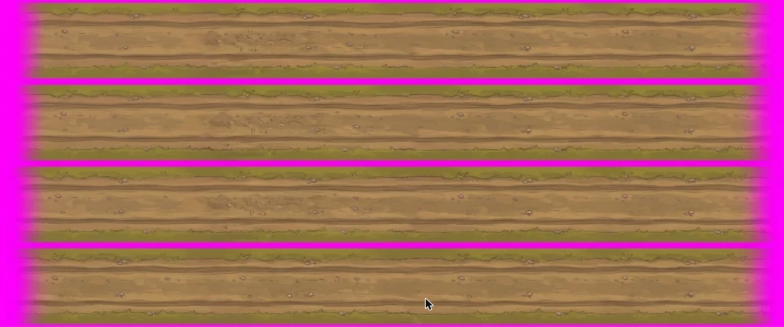
#> input picture dev/art-roads/sheet2-tracks.png, 1568 x 653 px, found by its file name (shown at 1/2 size)
$ python build-roads.py dev/art-roads/sheet2-tracks.png dev/art-roads/sheet3-paved.png
#> lines starting #> are read from the running program, lines starting #| are printed output that depends on the picture
### dev/defringe.py
# Heather and flower beds are purple too, so ground tiles get only the edge pass.
# Takes the magenta fringe off a cut-out sprite: a pink-tinged pixel on the edge of the picture
# (red and blue both well above green, next to a transparent one) goes, twice over. Shared by
# dev/build-terrain.py and dev/build-landmarks.py.

def defringe(im, passes=3, inner=False):
    im = im.convert('RGBA'); W, H = im.size; px = im.load()
    # Landmarks only (`inner`): magenta caught inside the picture (between lattice girders, under arches), blended with what's
    # behind it: red and blue both far above green and close to each other. Gone wherever it is.
    for y in range(H if inner else 0):
        for x in range(W):
            r, g, b, a = px[x, y]
            if a and r - g > 55 and b - g > 55 and abs(r - b) < 70: px[x, y] = (0, 0, 0, 0)
    # A nearly invisible rim pixel would shield the pink one inside it: gone first.
    for y in range(H):
        for x in range(W):
            if 0 < px[x, y][3] < 40: px[x, y] = (0, 0, 0, 0)
    for _ in range(passes):
        drop = []
        for y in range(H):
            for x in range(W):
                r, g, b, a = px[x, y]
                if a == 0 or not (r - g > 22 and b - g > 14): continue
                if any(not (0 <= x + dx < W and 0 <= y + dy < H) or px[x + dx, y + dy][3] == 0 for dx, dy in ((1, 0), (-1, 0), (0, 1), (0, -1))):
                    drop.append((x, y))
        for x, y in drop: px[x, y] = (0, 0, 0, 0)
    return im

### dev/build-roads.py
# The cardio road's painted pieces (a worn dirt track and the cobbled lane it is paved into, made in Gemini to match the ground tiles: long level
# strips on magenta, one per row) cut into short lengths with soft ends and packed into icons/roads.webp,
# with their places in js/map/roads-atlas.js. Generic pictures, so the sheet lives in the repo.
#
#   python dev/build-roads.py dev/art-roads/sheet2-tracks.png dev/art-roads/sheet3-paved.png
#
# Only the first ROWS strips are used (the capture of the fourth caught the mouse pointer).
import sys, os, json
from PIL import Image
sys.path.insert(0, os.path.dirname(os.path.abspath(__file__)))
from defringe import defringe

ROWS = 3
PER_ROW = 2          # pieces cut from each strip
RATIO = 4.4          # a piece's length over its width (two must fit in one strip's usable length)
FADE = 0.12          # how much of each end fades out
HEIGHT = 44          # a piece's height in the atlas
root = os.path.dirname(os.path.dirname(os.path.abspath(__file__)))

def magenta(p):
    r, g, b, _ = p
    return r - g > 35 and b - g > 10

def cut_sheet(path):
#> called with path = 'dev/art-roads/sheet2-tracks.png'
    sheet = Image.open(path).convert('RGBA')
#> sheet is the input picture: PIL image 1568x653 RGBA; mean R, G, B, A 163.4, 103.3, 95.6, 255
    W, H = sheet.size
#> W = 1568; H = 653
    px = sheet.load()
    # The strips: runs of rows where most of the middle of the row is track, not magenta.
    bands, start = [], None
    for y in range(H):
        track = sum(1 for x in range(W // 4, 3 * W // 4, 4) if not magenta(px[x, y])) > (W // 2) / 4 * 0.8
        if track and start is None: start = y
        if not track and start is not None:
            if y - start > 40: bands.append((start, y))
            start = None
#> this loop made 653 passes
#> track on pass 1: False
    if start is not None and H - start > 40: bands.append((start, H))
    bands = bands[:ROWS]

    # Where the strips' own (pink-blended) ends are: keep well inside them.
    def span(y0, y1):
        ym = (y0 + y1) // 2
        xs = [x for x in range(W) if not magenta(px[x, ym])]
        return xs[0] + 40, xs[-1] - 40

    pieces = []
    for y0, y1 in bands:
        y0, y1 = y0 + 3, y1 - 3                       # off the magenta seams between strips
        x0, x1 = span(y0, y1)
        length = round((y1 - y0) * RATIO)
        room = (x1 - x0) - length * PER_ROW
        for i in range(PER_ROW):
            sx = x0 + room * (i + 1) // (PER_ROW + 1) + i * length
            im = sheet.crop((sx, y0, sx + length, y1))
            ip = im.load(); w, h = im.size
            for y in range(h):
                for x in range(w):
                    if magenta(ip[x, y]): ip[x, y] = (0, 0, 0, 0)
            im = defringe(im)
            bb = im.getbbox()
            im = im.crop((bb[0], 0, bb[2], h))           # only the track, side to side
            im = im.resize((round(HEIGHT * RATIO), HEIGHT), Image.LANCZOS)
            # Soft ends, so a step melts into the ground under the places it joins.
            ip = im.load(); w, h = im.size
            for x in range(w):
                t = min(x, w - 1 - x) / (w * FADE)
                if t >= 1: continue
                k = t * t * (3 - 2 * t)
                for y in range(h):
                    r, g, b, a = ip[x, y]
                    ip[x, y] = (r, g, b, round(a * k))
            pieces.append(im)
#> this loop made 3 passes
#> (y0, y1) on passes 1 to 3: (7, 155), (171, 319), (335, 483)
#> pass 1, in defringe (call 2), `im = im.convert('RGBA')`:
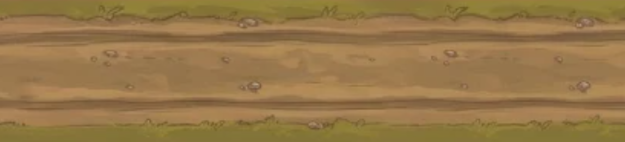
#> im: PIL image 625x142 RGBA; mean R, G, B, A 150.1, 119.7, 72.6, 255
    return pieces

kinds = [('ROADS', cut_sheet(sys.argv[1])), ('PAVED', cut_sheet(sys.argv[2]) if len(sys.argv) > 2 else [])]
#> call 2 of cut_sheet, with path = 'dev/art-roads/sheet3-paved.png'
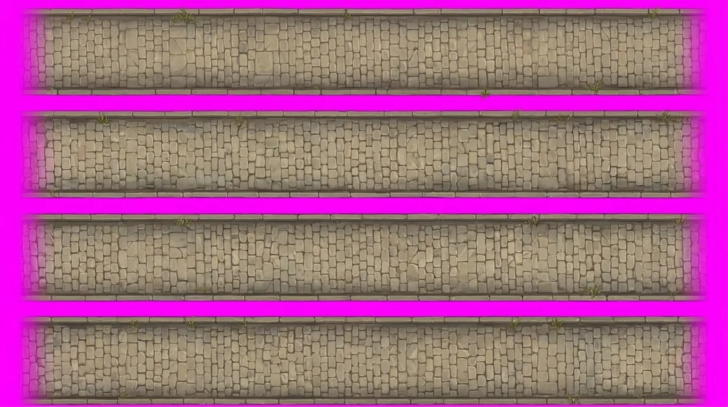
#> input picture dev/art-roads/sheet3-paved.png, 1456 x 814 px, found by its file name (shown at 1/2 size)
#> in cut_sheet, sheet is the input picture: PIL image 1456x814 RGBA; mean R, G, B, A 162.2, 97.7, 135.4, 255
#> the loop in cut_sheet (call 2), `for y0, y1 in bands:` made 3 passes
#> (y0, y1) on passes 1 to 3: (20, 187), (225, 392), (431, 599)
#> pass 1, in defringe (call 7), `im = im.convert('RGBA')`:
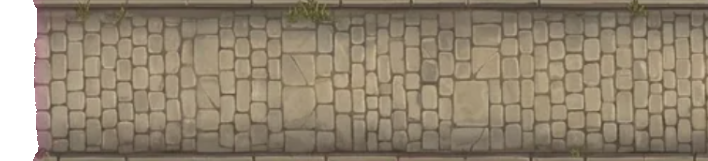
#> im: PIL image 708x161 RGBA; mean R, G, B, A 132.6, 119.3, 99.4, 242.1; transparent parts drawn white
#> pass 1, in defringe (call 8), `im = im.convert('RGBA')`:
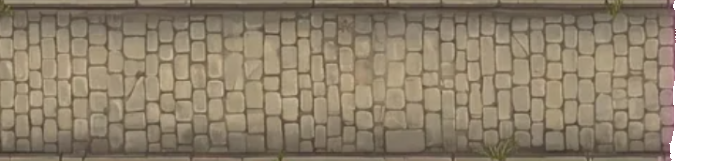
#> im: PIL image 708x161 RGBA; mean R, G, B, A 132.8, 119.7, 99.5, 242.7; transparent parts drawn white
#> pass 2, in defringe (call 10), `im = im.convert('RGBA')`:
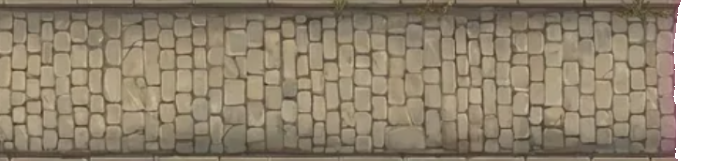
#> im: PIL image 708x161 RGBA; mean R, G, B, A 133.5, 120.7, 100.3, 243.3; transparent parts drawn white
pieces = [p for _, ps in kinds for p in ps]
aw = max(p.size[0] for p in pieces)
atlas = Image.new('RGBA', (aw, (HEIGHT + 2) * len(pieces)), (0, 0, 0, 0))
#> atlas: PIL image 194x552 RGBA; every value is 0
index, i = {}, 0
for name, ps in kinds:
    index[name] = []
    for p in ps:
        atlas.paste(p, (0, i * (HEIGHT + 2)))
        index[name].append([0, i * (HEIGHT + 2), p.size[0], p.size[1]]); i += 1
#> this loop made 2 passes
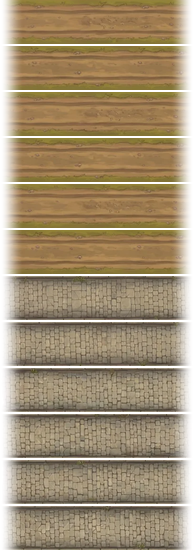
#> atlas: PIL image 194x552 RGBA; mean R, G, B, A 138.5, 117.5, 84.8, 213.4; transparent parts drawn white
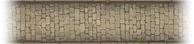
#> p: PIL image 194x44 RGBA; mean R, G, B, A 138.7, 125.6, 104.5, 223.1; transparent parts drawn white
out = os.path.join(root, 'icons', 'roads.webp')
atlas.save(out, 'WEBP', quality=85, method=6)
js = ('// Generated by dev/build-roads.py: where each painted road piece sits in icons/roads.webp, [x, y, w, h].\n'
      '// ROADS is the dirt track, PAVED the cobbled lane it becomes.\n'
      f'export const SIZE = [{atlas.size[0]}, {atlas.size[1]}];\n'
      + ''.join(f'export const {name} = {json.dumps(index[name], separators=(",", ":"))};\n' for name, _ in kinds))
open(os.path.join(root, 'js', 'map', 'roads-atlas.js'), 'w', newline='\n').write(js)
print(f'{len(index["ROADS"])} dirt and {len(index["PAVED"])} paved pieces, atlas {atlas.size[0]}x{atlas.size[1]}, {os.path.getsize(out) // 1024} KB')
#| 6 dirt and 6 paved pieces, atlas 194x552, 21 KB
